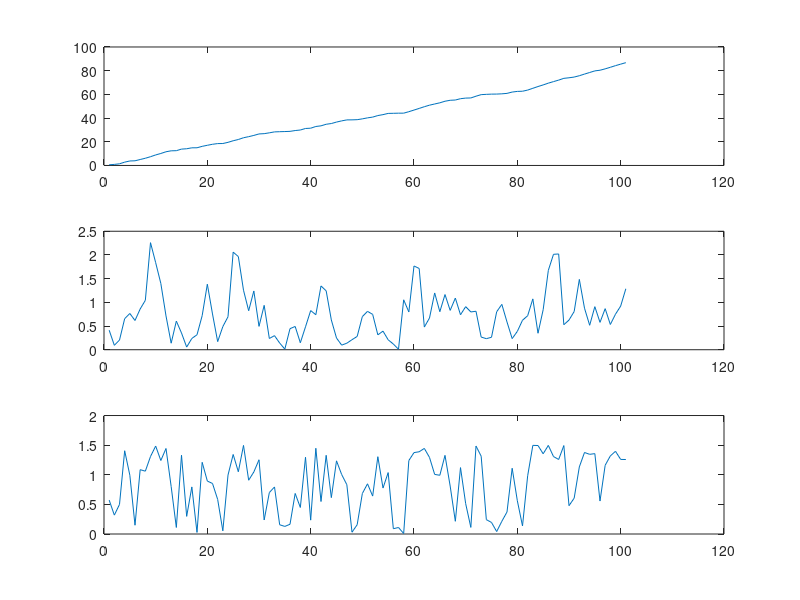

MATLAB code for this plot:

function merge_sim()
    area = [
        3 1 0 0 0 0 0 0 0 0 0 0 0;
        3 3 3 3 1 0 0 0 0 0 0 0 0;
        3 3 3 3 3 3 3 1 0 0 0 0 0;
        3 3 3 3 3 3 3 3 3 3 1 0 0;
        2 2 2 2 2 2 2 2 2 2 2 2 2;
        %2 2 2 2 2 2 2 2 2 2 2 2 2;
        %2 2 2 2 2 2 2 2 2 2 2 2 2;
        6 6 6 6 6 6 6 6 6 6 4 0 0;
        6 6 6 6 6 6 6 4 0 0 0 0 0;
        6 6 6 6 4 0 0 0 0 0 0 0 0;
        6 4 0 0 0 0 0 0 0 0 0 0 0;
    ];
    
    [L,C]=size(area);
    Q = zeros(L,C);
    Out = 0;
    HO =[];
    SUM = [];
    s = 0;
    HF =[];
    figure;
    cur_flow = 0;
    in_flow = 0;
    HI = [];
    hold on
    for t=0:100
    for i=1:C
        for j=1:L
            if (i == 1)
                if (Q(j,i)<3 && rand > 0.8)
                    in = 4.5*(poisspdf(j,L/2));%* calv(Q(j,i))
                    Q(j,i) = Q(j,i)+in;
                    %in_flow = in_flow + in;
                     cur_flow = cur_flow + in;
                end
            end
            if (area(j,i) == 3)
                [Q(j,i),Q(j+1,i),Q(j,i+1)]=flow_div(Q(j,i),Q(j+1,i),Q(j,i+1));
            end
            if (area(j,i) == 2)
                if(i==C)
                    div = Q(j,i) * calv(Q(j,i));
                    %div = Q(j,i) * calv(Q(j,i));
                    %div = Q(j,i) * 0.5;
                    Out = Out + div;
                    s = s + Out;
                    cur_flow = cur_flow - div;
                    Q(j,i) = Q(j,i) - div;
                else
                    [Q(j,i),Q(j,i+1)]=flow_forward(Q(j,i),Q(j,i+1));
                end
            end
            if (area(j,i) == 1) % down
                [Q(j,i),Q(j+1,i)]=flow_updown(Q(j,i),Q(j+1,i));
            end
            if (area(j,i) == 4) % up
                 [Q(j,i),Q(j-1,i)]=flow_updown(Q(j,i),Q(j-1,i));
            end
            if (area(j,i) == 6) % up left
                [Q(j,i),Q(j-1,i),Q(j,i+1)]=flow_div(Q(j,i),Q(j-1,i),Q(j,i+1));
            end
        end
    end
    %HI = [HI in_flow];
    HF = [HF cur_flow];
    SUM = [SUM  s];
    HO = [HO Out];
    %in_flow = 0;
    Out = 0;
    drawnow
    %matrixplot(Q,'DisplayOpt','off','FigSize','Auto','ColorBar','on');
    subplot(3,1,1);
    %draw_m(Q);
    %plot(HI);
    plot(SUM);
    subplot(3,1,2);
    plot(HF);
    subplot(3,1,3);
    plot(HO);
    pause(0.01);
    end
    s
end

function v=calv(q)
    v=1/(1+exp(q*3-7));
    %v=max(v,0.1);
    return
end


function [q,qd,ql]=flow_div(q,qd,ql)
    k=0.8;
    if(k*qd<ql)
        dq = k*q*calv(qd);
        q = q - dq;
        qd = qd +dq;
        dq = q*calv(ql);
        q = q-dq;
        ql = ql + dq;
    else
        dq = q*calv(ql);
        q = q - dq;
        ql = ql +dq;
        dq = k*q*calv(qd);
        q = q-dq;
        qd = qd + dq;
    end
    return
end

function [q,qf]=flow_forward(q,qf)
    v=calv(qf);
    %vf=calv(qf);
    dq = v*q;
    q = q-dq;
    qf = qf+dq;
    return
end

function [q,qu]=flow_updown(q,qu)
    k=0.8;
    dq = k*q*calv(qu);
    q = q-dq;
    qu = qu+dq;
    return
end


function draw_m(M)
[l,c] = size(M);

for x=1:l
    for y=1:c
        fx=[x-1,x,x,x-1];
        fy=[y-1,y-1,y,y];
        
        if M(x,y)>9
            fill(fx,fy,[9/M(x,y) 0.1 0]);
        elseif M(x,y)>5
            fill(fx,fy,[5/M(x,y) 0.1 0]);
        elseif M(x,y)>1
            fill(fx,fy,[1/M(x,y) 0.1 0]);
        end
        
    end
end
end